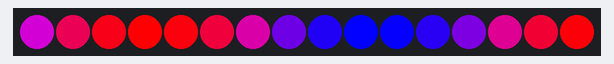
Bench run of a program on a simulated CircuitPython board. Parts: 16 RGB LEDs in strip order, left to right.

Above: at 0.01 s.
At 4.95 s:
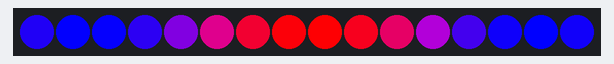
At 9.99 s:
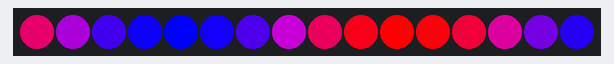
At 19.98 s:
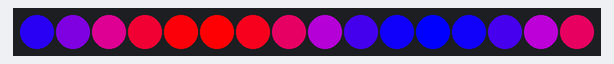
At 29.97 s:
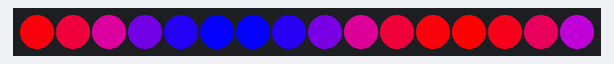
At 39.95 s:
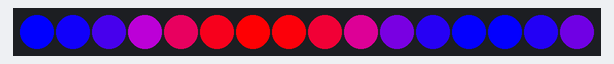

The program:

7.py
```python
import board, neopixel, time, math

NUM = 16
pixels = neopixel.NeoPixel(board.D18, NUM, auto_write=False)

offset = 0

while True:
    for i in range(NUM):
        val = int((math.sin((i + offset) * 0.5) + 1) * 127)
        pixels[i] = (val, 0, 255 - val)

    pixels.show()
    offset += 1
    time.sleep(0.05)
```
